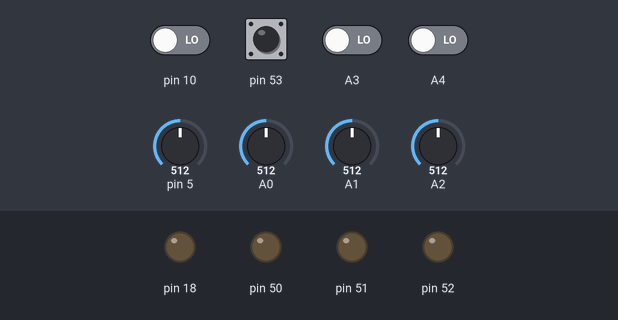
The sketch below on a simulated Arduino Mega 2560, built with avr-gcc and run on an emulated ATmega2560. On the bench: output pins drawn as LEDs (lit = HIGH). Dashed ring = blinking. The inputs (shaded band) are chosen by the test bench; at power-on: A3, A4, pin 10, pin 53 LOW, pin 5 = 512, A0 = 512, A1 = 512, A2 = 512.

Above: at 1.2 s.
1.3 s: pin 53 pulsed HIGH 2 times (0.12 s each, 0.3 s apart)
4.3 s: A3 driven HIGH
At 4.9 s:
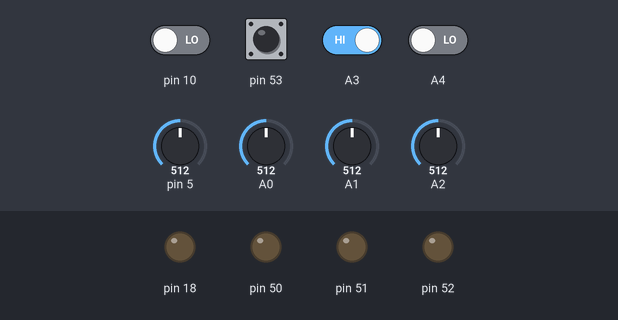
5.8 s: A3 driven LOW
At 6.0 s:
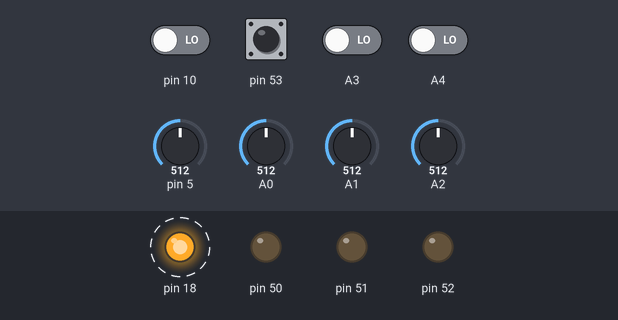
Timing chart, 0 to 14.8 s (numbered marks = the images above; inputs shaded):
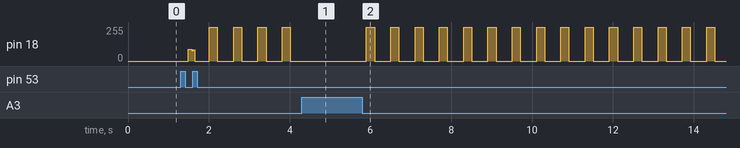

Measured:
- after the input at 4.3 s, pin 18: stops changing and stays 0/255
- after the input at 5.8 s, pin 18: alternates 255/255 for 0.20 s and 0/255 for 0.40 s, starting after 0.10 s

The sketch:

Motor_surucu_V2.ino
```cpp
#include "degiskenler.h"

#include "motor_fonksiyonlar.h"
//#include "motor_fonksiyonlar_mega.h"

#include "analoglar.h"

#include "Motor_algoritma.h"

void setup(){
  motor_pinler();
}

void loop(){
  motor_sur();
}
```

Motor_algoritma.h
```cpp
int fren_kontrol(){
  return 1;
}


void motor_sur(){
  verileri_duzenle();

  if(fren_kontrol() > 0){
    if(gaz_seviyesi > (gaz_min_seviyesi + 115)){
      //digitalWrite(sarj_pin,LOW);
      motor_calis = true;

    }
    if(motor_calis){
      PWM_ayarla(pwm_baslangic_deger);     // Setup starting PWM with duty cycle = PWM_START_DUTY

      motor_ilk_baslama();

      motor_hiz = pwm_baslangic_deger;
      ACSR |= 0x08;                    // Enable analog comparator interrupt
      while(motor_calis){
        verileri_duzenle();
        if(ilk_defa_tork_modu and tork_modu){
          ACSR |= 0x08;
          ilk_defa_tork_modu = false;
        }
        gaz_seviyesi = constrain(gaz_seviyesi,gaz_min_seviyesi,gaz_maks_seviyesi);
        gaz_seviye_tersi = map(gaz_seviyesi,gaz_min_seviyesi,gaz_maks_seviyesi,gaz_maks_seviyesi,gaz_min_seviyesi);
        motor_hiz = map(gaz_seviyesi,gaz_min_seviyesi,gaz_maks_seviyesi,pwm_min_deger,pwm_maks_deger);
        PWM_ayarla(motor_hiz);
        if(!tork_modu){
          ilk_defa_tork_modu = true;
          if(micros() - eski_zaman >= (gaz_seviye_tersi*100)){
            adimlar();
            siradaki_adim += yon;
            if(siradaki_adim < 0) siradaki_adim = 5;
            siradaki_adim %= 6;
            eski_zaman = micros();
          }
        }
        if(gaz_seviyesi < (gaz_min_seviyesi + 30)){
          if(motor_kapatma_sayaci > 10000){
            motor_calis = false;
            motor_bosta();
          }
          motor_kapatma_sayaci = motor_kapatma_sayaci + 1;
        }
      }
    }


  }
}
```

analoglar.h
```cpp
void verileri_duzenle(){
  yon = digitalRead(A4);
  yon ? yon = 1: yon = -1;
  tork_modu = digitalRead(A3);
  //delayMicroseconds(10);
  if (tork_modu) digitalWrite(13,1);
  else digitalWrite(13,0);
}
```

degiskenler.h
```cpp
/* PWM in pin - D8
 * High A - D9
 * LOW A - D5
 * HIGH B - D10
 * LOW B - D4
 * HIGH C - D11
 * LOW C - D3
 * Comparator - D6
 * Fren kontrol - D7
 * FAZ A Karşılaştırıcı - A2
 * FAZ B Karşılaştırıcı - A1
 * FAZ C Karşılaştırıcı - A0
*/
#define pwm_giris_pin int(pow(2,  8    -  8))
#define fren_giris_pin int(pow(2,  12    -  8))

#define a_yuksek_pin int(pow(2,  9    -  8))
#define a_dusuk_pin int(pow(2, 5))

#define b_yuksek_pin int(pow(2,  10   -  8))
#define b_dusuk_pin int(pow(2, 4))

#define c_yuksek_pin int(pow(2,  11   -  8))
#define c_dusuk_pin int(pow(2, 3))

float gaz_seviyesi= 0, gaz_seviye_tersi = 0, gaz_maks_seviyesi = 2000, gaz_min_seviyesi = 1000, fren_seviyesi = 0;
boolean tam_gaz = 0, tam_fren = 0;

int siradaki_adim = 0, yon = 1;

unsigned long guncel_zaman=0, sayici_1 = 0, sayici_2 = 0, eski_zaman = 0;

boolean tork_modu = false, ilk_defa_tork_modu = true, frende_sarj_modu = true, sensor_durum = false, ters_ema = true, motor_calis = false;
int tork_disi_guc = 255;

int pwm_maks_deger = 255, pwm_min_deger = 35, pwm_baslangic_deger = 35, motor_hiz;


//int PWM_IN_MAX = 2000;
//int PWM_IN_MIN = 1000;
unsigned int i;
int pwm_giris_son_durum, fren_giris_son_durum;
int motor_kapatma_sayaci = 0;
```

motor_fonksiyonlar.h
```cpp
void motor_bosta(){
  siradaki_adim = 0;
  ACSR   = 0x10;            // Disable and clear (flag bit) analog comparator interrupt
  TCCR2A =  0;
  TCCR1A =  0;
  PORTD  = 0;  //D portu sıfırlandı
  PORTB  &= !(a_yuksek_pin + b_yuksek_pin + c_yuksek_pin);  //B portu sıfırlandı
}
void motor_pinler(){
  DDRD  |= a_dusuk_pin + b_dusuk_pin + c_dusuk_pin; //Fazların düşük pinleri çıkış ayarlandı
  PORTD  = 0;
  DDRB  |= a_yuksek_pin + b_yuksek_pin + c_yuksek_pin; //Fazların yüksek pinleri çıkış ayarlandı
  PORTB  &= !(a_yuksek_pin + b_yuksek_pin + c_yuksek_pin);          //B01110001    D9, D10 and D11 to LOW
  // Timer1 module setting: set clock source to clkI/O / 1 (no prescaling)
  TCCR1A = 0;
  TCCR1B = 0x01; //bölme yok 1
  // Timer2 module setting: set clock source to clkI/O / 1 (no prescaling)
  TCCR2A = 0;
  TCCR2B = 0x01;
  // Analog comparator setting
  ACSR   = 0x10;           // Disable and clear (flag bit) analog comparator interrupt

  PCICR |= (1 << PCIE0);    //enable PCMSK0 scan
  PCMSK0 |= pwm_giris_pin + fren_giris_pin; //Fren ve gaz pinlerini kesme olarak tanımladık
}


void BEMF_A_RISING(){
  ADCSRA = (0 << ADEN);     // Disable the ADC module
  ADCSRB = (1 << ACME);     // Enable MUX select for negative input of comparator
  ADMUX = 2;                // Select A2 as comparator negative input
  ACSR |= 0x03;             // Set interrupt on rising edge*/
}
void BEMF_A_FALLING(){
  ADCSRA = (0 << ADEN);     // Disable the ADC module
  ADCSRB = (1 << ACME);     // Enable MUX select for negative input of comparator
  ADMUX = 2;                // Select A2 as comparator negative input
  ACSR &= ~0x01;            // Set interrupt on falling edge*/
}
void BEMF_B_RISING(){
  ADCSRA = (0 << ADEN);     // Disable the ADC module
  ADCSRB = (1 << ACME);     // Enable MUX select for negative input of comparator
  ADMUX = 1;                // Select A1 as comparator negative input
  ACSR |= 0x03;             // Set interrupt on rising edge
}
void BEMF_B_FALLING(){
  ADCSRA = (0 << ADEN);     // Disable the ADC module
  ADCSRB = (1 << ACME);     // Enable MUX select for negative input of comparator
  ADMUX = 1;                // Select A1 as comparator negative input
  ACSR &= ~0x01;            // Set interrupt on falling edge*/
}
void BEMF_C_RISING(){
  ADCSRA = (0 << ADEN);     // Disable the ADC module
  ADCSRB = (1 << ACME);     // Enable MUX select for negative input of comparator
  ADMUX = 0;                // Select A0 as comparator negative input
  ACSR |= 0x03;             // Set interrupt on rising edge
}
void BEMF_C_FALLING(){
  ADCSRA = (0 << ADEN);     // Disable the ADC module
  ADCSRB = (1 << ACME);     // Enable MUX select for negative input of comparator
  ADMUX = 0;                // Select A0 as comparator negative input
  ACSR &= ~0x01;            // Set interrupt on falling edge*/
}

//D9 PWM and D4 HIGH.
void AH_BL(){
  PORTD = b_dusuk_pin;      //Set D4 to HIGH and the rest to LOW
  TCCR2A =  0;            //OC2A - D11 normal port.
  TCCR1A =  0x81;         //OC1A - D9 compare match noninverting mode, downcounting ,PWM 8-bit
}
//D9 PWM and D3 HIGH
void AH_CL(){
  PORTD = c_dusuk_pin;      //Set D3 to HIGH and the rest to LOW
  TCCR2A =  0;            //OC2A - D11 normal port.
  TCCR1A =  0x81;         //OC1A - D9 compare match noninverting mode, downcounting ,PWM 8-bit
}
//D10 PWM and D3 HIGH
void BH_CL(){
  PORTD = c_dusuk_pin;      //Set D3 to HIGH and the rest to LOW
  TCCR2A =  0;            //OC2A - D11 normal port.
  TCCR1A =  0x21;         //OC1B - D10 compare match noninverting mode, downcounting ,PWM 8-bit
}
//D10 PWM and D5 HIGH
void BH_AL(){
  PORTD = a_dusuk_pin;      //Set D5 to HIGH and the rest to LOW
  TCCR2A =  0;            // OC2A - D11 normal port.
  TCCR1A =  0x21;         //OC1B - D10 compare match noninverting mode, downcounting ,PWM 8-bit
}
//D11 PWM and D5 HIGH
void CH_AL(){
  PORTD = a_dusuk_pin;      //Set D5 to HIGH and the rest to LOW
  TCCR1A =  0;            // OC1A and OC1B normal port
  TCCR2A =  0x81;         // OC2A - D11 compare match noninverting mode, downcounting ,PWM 8-bit
}
//D11 PWM and D4 HIGH
void CH_BL(){
  PORTD = b_dusuk_pin;      //Set D5 to HIGH and the rest to LOW
  TCCR1A =  0;            // OC1A and OC1B normal port
  TCCR2A =  0x81;         // OC2A - D11 compare match noninverting mode, downcounting ,PWM 8-bit
}

void adimlar(){
  switch(siradaki_adim){
    case 0:
      AH_BL();
      BEMF_C_RISING();
      break;
    case 1:
      AH_CL();
      BEMF_B_FALLING();
      break;
    case 2:
      BH_CL();
      BEMF_A_RISING();
      break;
    case 3:
      BH_AL();
      BEMF_C_FALLING();
      break;
    case 4:
      CH_AL();
      BEMF_B_RISING();
      break;
    case 5:
      CH_BL();
      BEMF_A_FALLING();
      break;
  }
  if (!tork_modu){
    ACSR   = 0x10;            // Disable and clear (flag bit) analog comparator interrupt
  }
}


void PWM_ayarla(int genlik){
  if(genlik < pwm_min_deger)
    genlik  = pwm_min_deger;
  if(genlik > pwm_maks_deger)
    genlik  = pwm_maks_deger;
  if (tork_modu){
    OCR1A = genlik;                   // Set pin 9  PWM duty cycle
    OCR1B = genlik;                   // Set pin 10 PWM duty cycle
    OCR2A = genlik;                   // Set pin 11 PWM duty cycle
  }
  else{
    OCR1A = tork_disi_guc;
    OCR1B = tork_disi_guc;
    OCR2A = tork_disi_guc;
  }
}
void motor_ilk_baslama(){
  i = 2000;
  while(i > 500) {
    delayMicroseconds(i);
    adimlar();
    siradaki_adim += yon;
    if(siradaki_adim < 0) siradaki_adim = 5;
    siradaki_adim %= 6;
    i -= 10;
  }
}

// B portunun zaman kesicisi
ISR(PCINT0_vect){
  guncel_zaman = micros();
  if(PINB & pwm_giris_pin){
    if(pwm_giris_son_durum == 0){
      pwm_giris_son_durum = 1;
      sayici_1 = guncel_zaman;
    }
  }
  else if(pwm_giris_son_durum == 1){
    pwm_giris_son_durum = 0;

    gaz_seviyesi = guncel_zaman - sayici_1;
  }
  if(PINB & fren_giris_pin){
    if(fren_giris_son_durum == 0){
      fren_giris_son_durum = 1;
      sayici_2 = guncel_zaman;
    }
  }
  else if(fren_giris_son_durum == 1){
    fren_giris_son_durum = 0;
    fren_seviyesi = guncel_zaman - sayici_2;
  }

}

// The ISR vector of the Analog comparator
ISR (ANALOG_COMP_vect){
  for(i = 0; i < 10; i++){
    if(siradaki_adim & 1){
      if(!(ACSR & B00100000)) i -= 1;
    }
    else{
      if((ACSR & B00100000))  i -= 1;
    }
  }
  adimlar();
  siradaki_adim += yon;
  if(siradaki_adim < 0) siradaki_adim = 5;
  siradaki_adim %= 6;
}
```
